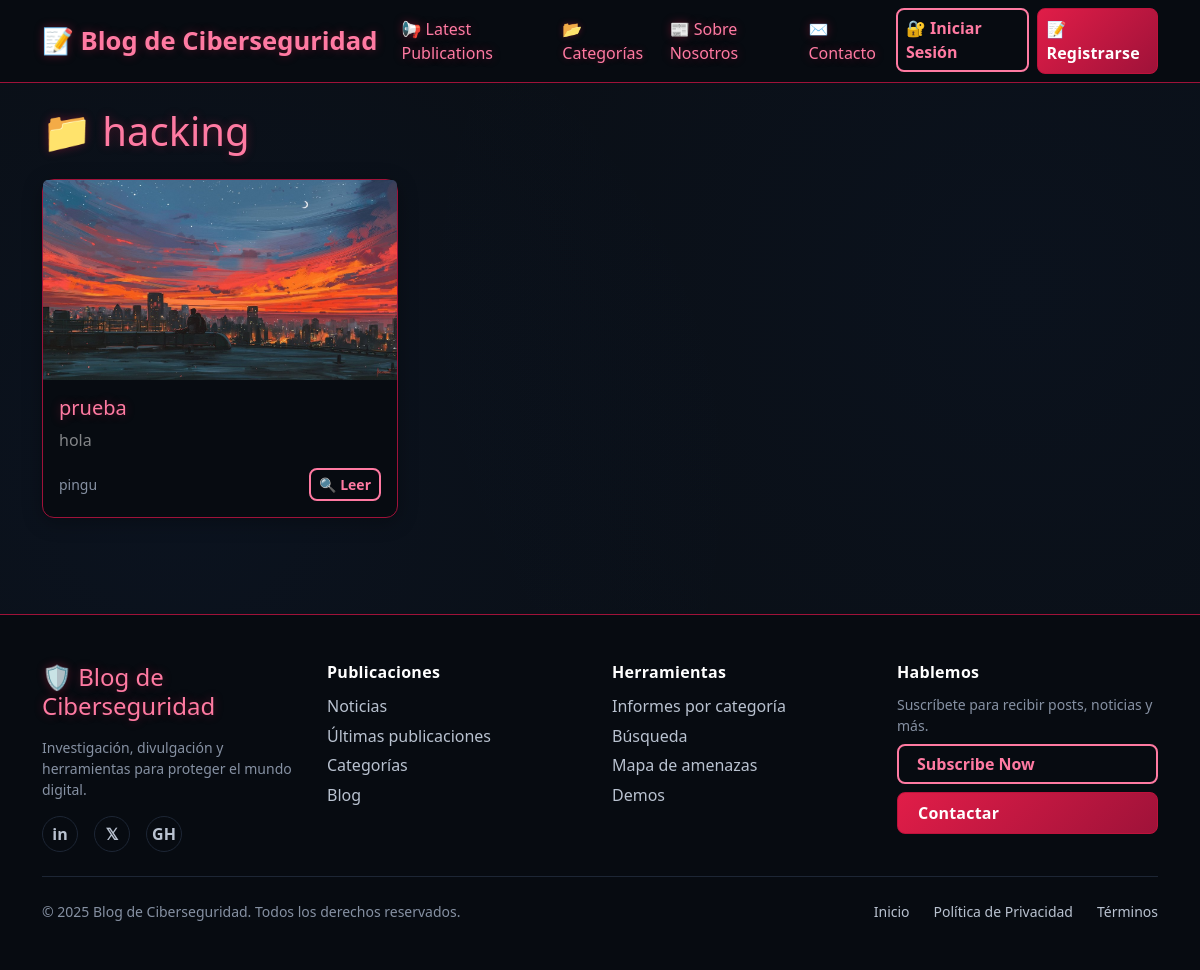
Screenshot of /categoria/hacking with the database file from the repository.
### tables this page shows
CREATE TABLE posts (
                id INTEGER PRIMARY KEY AUTOINCREMENT,
                title TEXT NOT NULL,
                content TEXT NOT NULL,
                author TEXT NOT NULL,
                category TEXT NOT NULL,
                image TEXT NOT NULL,
                date_created TIMESTAMP DEFAULT CURRENT_TIMESTAMP,
                FOREIGN KEY (author) REFERENCES users (username)
            );

### app.py (the view)
@app.route('/categoria/<string:cat_name>')
def category_detail(cat_name):
    with get_db_connection() as conn:
        posts = conn.execute('''
            SELECT id, title, content, author, category, image, date_created
            FROM posts
            WHERE category = ?
            ORDER BY date_created DESC
        ''', (cat_name,)).fetchall()
    if not posts:
        return render_template('category_empty.html', cat_name=cat_name), 404
    return render_template('category_detail.html', cat_name=cat_name, posts=posts)

### app.py (called while the page is built)
@contextmanager
def get_db_connection():
    conn = sqlite3.connect(app.config['DATABASE'])
    conn.row_factory = sqlite3.Row
    try:
        yield conn
    finally:
        conn.close()

### templates/category_detail.html (shortened to what this page needs)
{% extends "base.html" %}
{% block content %}
<h1 class="text-red-glow mb-4">📁 {{ cat_name }}</h1>
<div class="row">
  {% for post in posts %}
  <div class="col-md-6 col-lg-4 mb-4">
    <div class="card bg-dark-custom border-red-custom h-100">
      {% if post.image %}
        <img src="{{ url_for('uploaded_file', filename=post.image) }}" class="card-img-top" alt="{{ post.title }}" style="height: 200px; object-fit: cover;">
      {% endif %}
      <div class="card-body d-flex flex-column">
        <h5 class="card-title text-red-glow">{{ post.title }}</h5>
        <p class="card-text text-white-50">{{ post.content[:120] }}{% if post.content|length > 120 %}...{% endif %}</p>
        <div class="mt-auto d-flex justify-content-between align-items-center">
          <small class="text-muted-red">{{ post.author }}</small>
          <a href="{{ url_for('view_post', post_id=post.id) }}" class="btn btn-outline-primary btn-sm">🔍 Leer</a>
        </div>
      </div>
    </div>
  </div>
  {% endfor %}
</div>
{% endblock %}

### static/style.css (style rules this page uses)
html, body { height: 100%; margin: 0; }
*, *::before, *::after { box-sizing: border-box; }
body.dark-theme { display: flex; flex-direction: column; min-height: 100vh; }
:root { --dark-bg: #0a0f16; --darker-bg: #070b11; --dark-card: #111826; --dark-border: #1d2635; --red-primary: #e11d48; --red-dark: #be123c; --red-darker: #9f1239; --red-glow: #ff7aa2; --red-shadow: rgba(225, 29, 72, 0.35); --text-primary: #ffffff; --text-secondary: #b9c2d0; --text-muted: #8691a3; --text-on-brand: #ffffff; --text-link: #8bb9ff; --text-link-hover: #bcd6ff; --focus-ring: rgba(255, 122, 162, 0.55); --focus-ring-strong: rgba(255, 122, 162, 0.75); --overlay-strong: rgba(10, 15, 24, 0.85); --overlay-stronger: rgba(10, 15, 24, 0.92); }
body.dark-theme { background-color: var(--dark-bg); color: var(--text-primary); font-family: 'Segoe UI', Tahoma, Geneva, Verdana, sans-serif; background-image: radial-gradient(circle at 15% 50%, rgba(30, 90, 200, 0.05) 0%, transparent 50%), radial-gradient(circle at 85% 30%, rgba(30, 90, 200, 0.04) 0%, transparent 50%); min-height: 100vh; }
a { color: var(--text-link); text-decoration: none; }
.bg-dark-custom { background-color: var(--darker-bg) !important; backdrop-filter: blur(10px); }
.border-red-custom { border-color: var(--red-darker) !important; }
.btn-outline-primary { border: 2px solid var(--red-glow); color: var(--red-glow); background: transparent; border-radius: 8px; transition: all 0.3s ease; font-weight: 600; }
.card { background-color: var(--dark-card); border: 1px solid var(--dark-border); border-radius: 12px; box-shadow: 0 4px 20px rgba(0, 0, 0, 0.3); transition: all 0.3s ease; color: var(--text-primary); }
.text-red-glow { color: var(--red-glow) !important; text-shadow: 0 0 10px var(--red-shadow); }
.text-muted-red { color: var(--text-muted) !important; }

### rows the page displays
posts: category "hacking", image (picture), title "prueba", content "hola", author "pingu"
